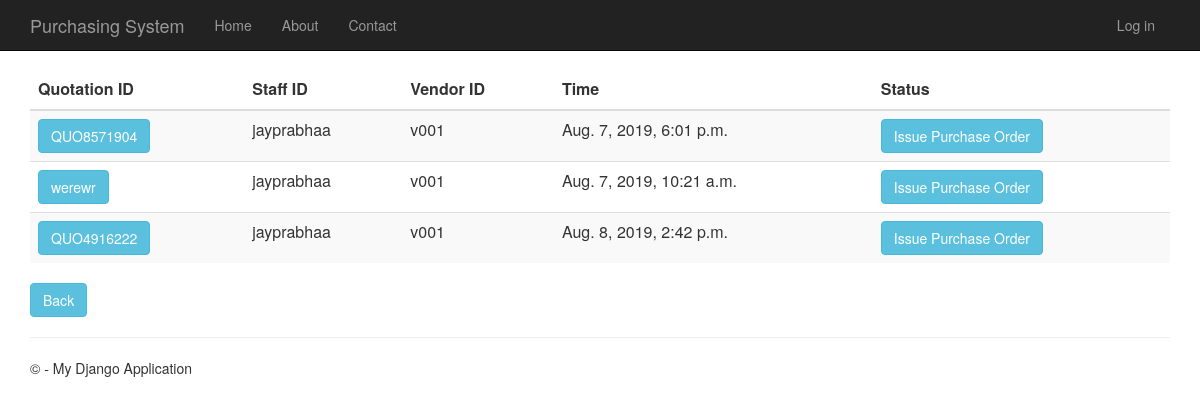
The page /quotationhistory on the database its author committed.
### Quotation/models.py (models this page shows, shortened)
class Quotation(models.Model):
    quotation_id = models.CharField(primary_key=True, max_length=10)
    time_created = models.DateTimeField()
    description = models.TextField(null=True,default=None, blank=True)
    total_price = models.DecimalField(max_digits=10, decimal_places=2, default=Decimal('0.00'))
    person_id = models.ForeignKey(Person, on_delete = models.CASCADE)
    vendor_id = models.ForeignKey(Vendor, on_delete = models.CASCADE)
    request_for_quotation_id = models.OneToOneField(RequestForQuotation, on_delete = models.CASCADE)
    ref_id = models.CharField(max_length=20, null = True, default = None, blank = True)

### app/models.py (models this page shows, shortened)
class Person(models.Model):
    user_id = models.OneToOneField(User)
    person_id = models.CharField(primary_key=True, max_length=10)
    person_name = models.TextField()
    person_address = models.TextField()
    person_phone_number = models.TextField()
    person_role = models.TextField(default = 'MANAGER')

class Vendor(models.Model):
    vendor_id = models.CharField(primary_key=True, max_length=10)
    vendor_name = models.TextField()
    vendor_phone_number = models.TextField()
    vendor_address = models.TextField()
    vendor_email = models.TextField()
    def __str__(self):
        return str(self.vendor_id)

### Quotation/views.py (the view)
# urls.py: url(r'^quotationhistory', Quotation.views.quotationhistory, name="quotation_history"),
def quotationhistory(request):
    quotations = Quotation.objects.all()
    context = {
            'title':'Quotation History',
            'rows':quotations
        }
    return render(request,'Quotation/quotationhistory.html',context)

### Quotation/templates/Quotation/quotationhistory.html
﻿{% extends "app/layout.html" %}
{% block content %}
<div class="purchaseorderhistory margintop" action="menu">
    <form action="quotationhistorydetails" method="GET">
        <table class="table table-striped margintop">
            <thead>
                <tr>
                    <th scope="col">Quotation ID</th>
                    <th scope="col">Staff ID</th>
                    <th scope="col">Vendor ID</th>
                    <th scope="col">Time</th>
                    <th scope="col">Status</th>
                </tr>
            </thead>
            <tbody>
                {% for r in rows %}
                <tr>
                    <td><button type="submit" name="quo_id" value="{{r.quotation_id}}" class="btn btn-info">{{r.quotation_id}}</button></td>
                    <td>{{r.person_id.person_id}}</td>
                    <td>{{r.vendor_id}}</td>
                    <td>{{r.time_created}}</td>
                    <td><button type="submit"  name="quo_id" value="{{r.quotation_id}}" class="btn btn-info buttonsize1">Issue Purchase Order</button></td>
                </tr>
                {% endfor %}
            </tbody>
        </table>
        <div class="margintop">
            <a type="submit" class="btn btn-info" href="/menu">Back</a>
        </div>
    </form>
</div>
{% endblock %}

### app/static/app/content/site.css (style rules this page uses)
body { padding-top: 50px; padding-bottom: 20px; }

### rows shown on the page
Quotation: quotation_id "QUO8571904", person_id.person_id "jayprabhaa", vendor_id "v001", time_created "Aug. 7, 2019, 6:01 p.m."
Quotation: quotation_id "werewr", person_id.person_id "jayprabhaa", vendor_id "v001", time_created "Aug. 7, 2019, 10:21 a.m."
Quotation: quotation_id "QUO4916222", person_id.person_id "jayprabhaa", vendor_id "v001", time_created "Aug. 8, 2019, 2:42 p.m."
